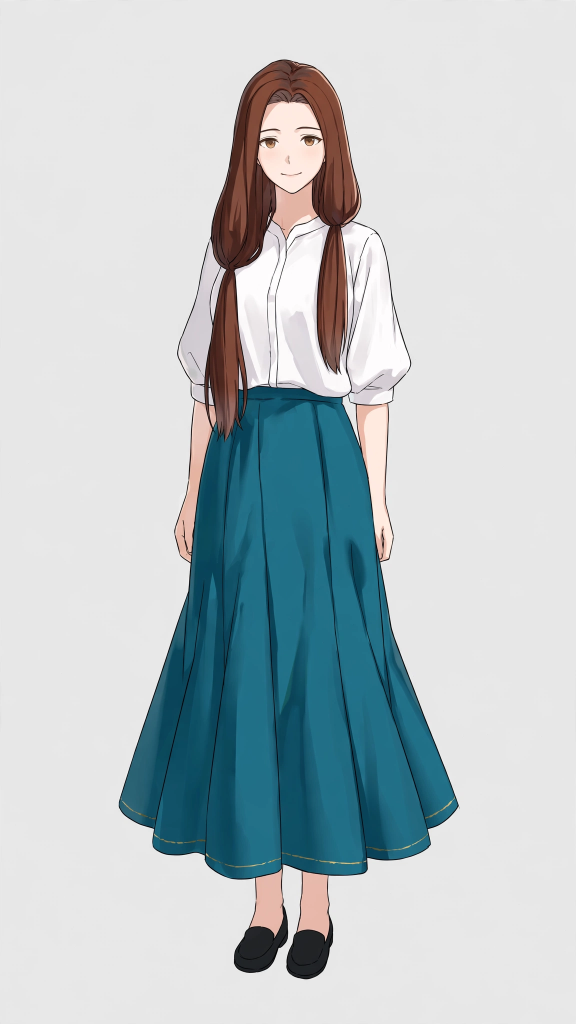
#> input picture source_007/original.png, 1152 x 2048 px, found by its file name (shown at 1/2 size)
$ python 007-segment.py
#> lines starting #> are read from the running program, lines starting #| are printed output that depends on the picture; after the words box and inside, x2 and y2 are one past the last pixel; in counts of white or black regions, pixels touching at a corner belong together
"""Asset-local color segmentation and hidden-pixel completion for experiment 007."""
import hashlib
import json
from pathlib import Path
from time import perf_counter

import cv2 as cv
import numpy as np
from scipy.ndimage import gaussian_filter1d

START = perf_counter()
SOURCE = Path('source_007/original.png')
OUT = Path('results/007-character-application')
EXPECTED = 'a1388c37f35c19278d346ab4491c8bcc919e1f375b07f312a70ab7e87bbcbcea'
assert hashlib.sha256(SOURCE.read_bytes()).hexdigest() == EXPECTED
image = cv.imread(str(SOURCE))
#> image is the input picture: shape (2048, 1152, 3); mean B, G, R 200.8, 197.5, 187.5
h, w = image.shape[:2]
y, x = np.indices((h, w))
blue, green, red = image.astype(np.int16).transpose(2, 0, 1)
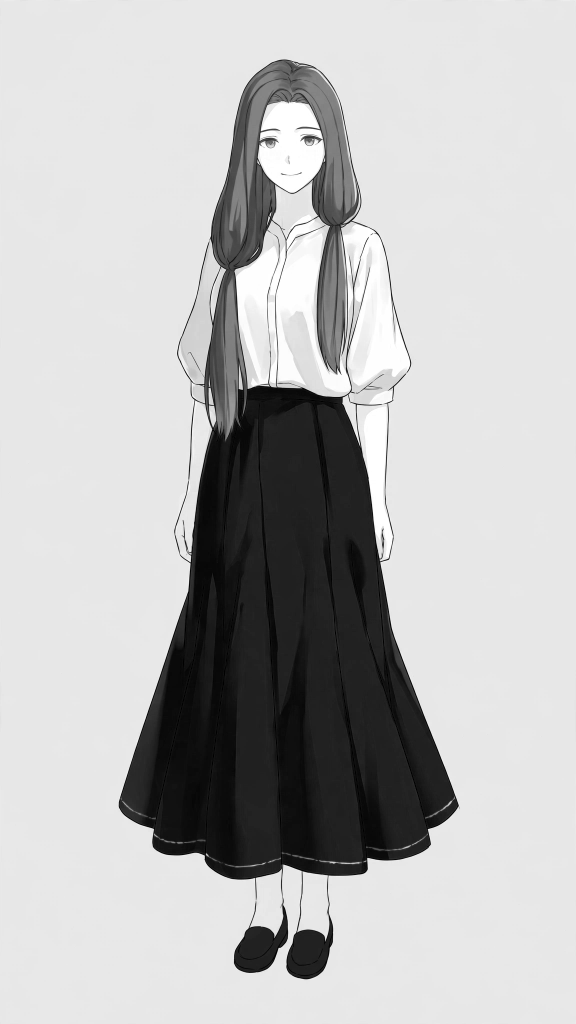
#> red: shape (2048, 1152) int16 (shown at 1/2 size); min 0, max 255, mean 187.5

def save(path, pixels):
    assert cv.imwrite(str(OUT / path), pixels)

def record(path, value):
    (OUT / path).write_text(json.dumps(value, indent=2) + '\n')

def largest(mask):
    count, labels, stats, _ = cv.connectedComponentsWithStats(mask.astype('uint8'))
    if count < 2:
        raise ValueError('No foreground component')
    return labels == (1 + stats[1:, cv.CC_STAT_AREA].argmax())

def fill(mask):
    contours, _ = cv.findContours(mask.astype('uint8'), cv.RETR_EXTERNAL, cv.CHAIN_APPROX_SIMPLE)
    return cv.drawContours(np.zeros((h, w), np.uint8), contours, -1, 1, cv.FILLED).astype(bool)

def clean(mask, size):
    return cv.morphologyEx(mask.astype('uint8'), cv.MORPH_CLOSE, np.ones((size, size), np.uint8)).astype(bool)

# Sample the background palette from image margins. Blank backgrounds with
# unrelated colors require a different segmentation method.
margin = np.concatenate((image[:, :w//20], image[:, -w//20:]), axis=1)
bg = np.median(margin, axis=(0, 1))
#> bg = [231, 231, 231]
subject = fill(largest(clean(np.max(np.abs(image - bg), axis=2) > 17, 9)))
#> in clean, `return cv.morphologyEx(mask.astype('uint8'), cv.MORPH_CLOSE, np.ones((..`:
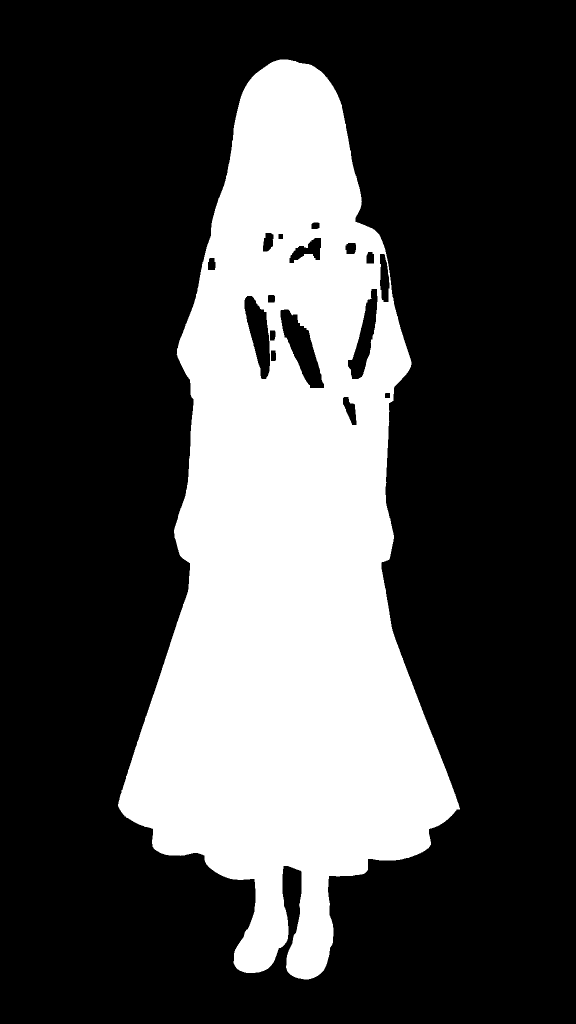
#> returned value: shape (2048, 1152) bool (shown at 1/2 size); 28.7% white; 1 white region, box (x1, y1, x2, y2) and area: (236, 119, 920, 1959) 676605
#> in largest, `count, labels, stats, _ = cv.connectedComponentsWithStats(mask.astype(..`: count = 2; stats = [[0, 0, 1152, 2048, 1682691], [236, 119, 684, 1840, 676605]]
#> in fill, `contours, _ = cv.findContours(mask.astype('uint8'), cv.RETR_EXTERNAL, ..`: contours = 1 contour; box (x1, y1, x2, y2) and area: (236, 119, 920, 1959) 696030
skirt_core = fill(largest(clean((blue-red > 24) & (green-red > 23) & subject, 17)))
#> in fill (call 2), `contours, _ = cv.findContours(mask.astype('uint8'), cv.RETR_EXTERNAL, ..`: contours = 1 contour; box (x1, y1, x2, y2) and area: (238, 774, 916, 1757) 423913
sk_y, sk_x = np.where(skirt_core)
mid_x = int(np.median(sk_x))
#> mid_x = 572
waist = int(np.quantile(sk_y, 0.002))
#> waist = 783
shoulder = int(np.where(subject)[0].min() + .54 * (waist - np.where(subject)[0].min()))
#> shoulder = 477
brown = clean((red-blue > 21) & (red-green > 12) & (red < 177) & (green < 136), 9) & subject

def hair(side):
#> called with side = 'left'
    sliced = brown & ((x < mid_x) if side == 'left' else (x >= mid_x))
#> sliced: shape (2048, 1152) bool; 2.1% white; 110 white regions (100 under 20 px), largest, box (x1, y1, x2, y2) and area: (401, 120, 572, 879) 49532, (356, 1030, 384, 1111) 356, (555, 448, 572, 477) 77
    # Find the neck of the strand by scanning upward from the lower free
    # segment. Width expansion signals the upper tied hair mass.
    lower = largest(sliced & (y >= shoulder))
#> in largest (call 3), `count, labels, stats, _ = cv.connectedComponentsWithStats(mask.astype(..`:
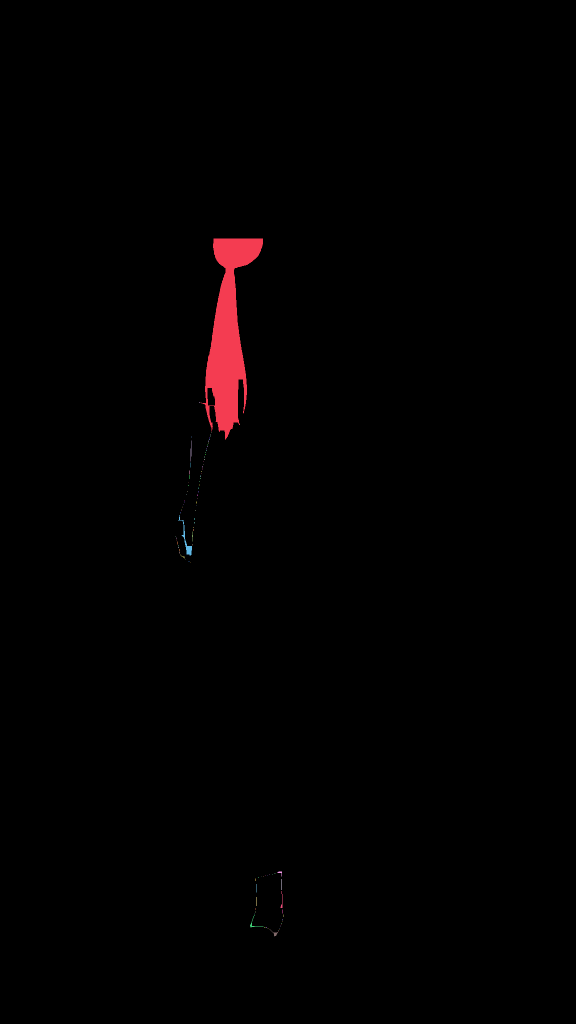
#> labels: shape (2048, 1152) int32 (shown at 1/2 size); 108 distinct labels, from 0 to 107; one colour per label, 0 black
#> in largest (call 3), `count, labels, stats, _ = cv.connectedComponentsWithStats(mask.astype(..`: count = 108; stats = 108 rows, first 6: [0, 0, 1152, 2048, 2336752], [401, 477, 125, 402, 21613], [398, 804, 2, 1, 2], [422, 865, 1, 1, 1], [421, 868, 1, 1, 1], [420, 871, 1, 2, 2]
    rows = np.where(lower.any(axis=1))[0]
#> rows = 402 values from 477 to 878
    width = gaussian_filter1d(lower.sum(axis=1).astype(float), 4)
#> width = 2048 values, max 98.8 at index 488, min 0 at index 0, mean 10.55
    span = rows[-1] - rows[0]
#> span = 401
    normal = np.median(width[rows[0]+span//2:rows[-1]-span//10])
#> normal = 63.61
    candidates = np.flatnonzero((width > normal * 1.48) &
                                (np.arange(h) < rows[-1]-span*.37))
#> candidates = 17 values from 484 to 500
    root = int(candidates[-1]+1) if candidates.size else int(rows[0])
#> root = 501
    return fill(largest(lower & (y >= root)))
#> in fill (call 3), `contours, _ = cv.findContours(mask.astype('uint8'), cv.RETR_EXTERNAL, ..`: contours = 1 contour; box (x1, y1, x2, y2) and area: (401, 501, 522, 879) 19088

masks = {side: hair(side) for side in ('left', 'right')}
#> in largest (call 5), `count, labels, stats, _ = cv.connectedComponentsWithStats(mask.astype(..`: count = 88; stats = 88 rows, first 6: [0, 0, 1152, 2048, 2345700], [573, 477, 1, 1, 1], [635, 477, 60, 270, 12652], [768, 806, 6, 2, 9], [715, 809, 5, 1, 5], [758, 808, 7, 2, 9]
#> in fill (call 4), `contours, _ = cv.findContours(mask.astype('uint8'), cv.RETR_EXTERNAL, ..`: contours = 1 contour; box (x1, y1, x2, y2) and area: (635, 477, 695, 747) 12358
#> masks = 2 items
masks['skirt'] = skirt_core & ~(masks['left'] | masks['right'])
masks['skirt-left'] = masks['skirt'] & (x < mid_x)
masks['skirt-right'] = masks['skirt'] & (x >= mid_x)
moving = masks['left'] | masks['right'] | masks['skirt']
#> moving: shape (2048, 1152) bool; 19.4% white; 2 white regions, box (x1, y1, x2, y2) and area: (238, 501, 916, 1757) 444666, (635, 477, 695, 747) 12652
masks['fixed'] = subject & ~moving
masks['background'] = ~subject
overlay = image.copy()
geometry = {}
for name, mask in masks.items():
    yy, xx = np.where(mask)
    alpha = mask.astype('uint8') * 255
    save(f'segmentation/{name}-binary.png', alpha)
    save(f'segmentation/{name}-alpha.png', alpha)
    save(f'segmentation/{name}.png', np.dstack((image, alpha)))
    geometry[name] = {'bboxXYWH': [int(xx.min()), int(yy.min()),
                                  int(np.ptp(xx)+1), int(np.ptp(yy)+1)]}
#> this loop made 7 passes
#> after the loop, geometry = 7 items
for name, color in [('left', (30, 70, 255)), ('right', (45, 210, 250)), ('skirt', (240, 70, 40))]:
    mask = masks[name]
    overlay[mask] = np.rint(image[mask]*.65 + np.array(color)*.35).astype('uint8')
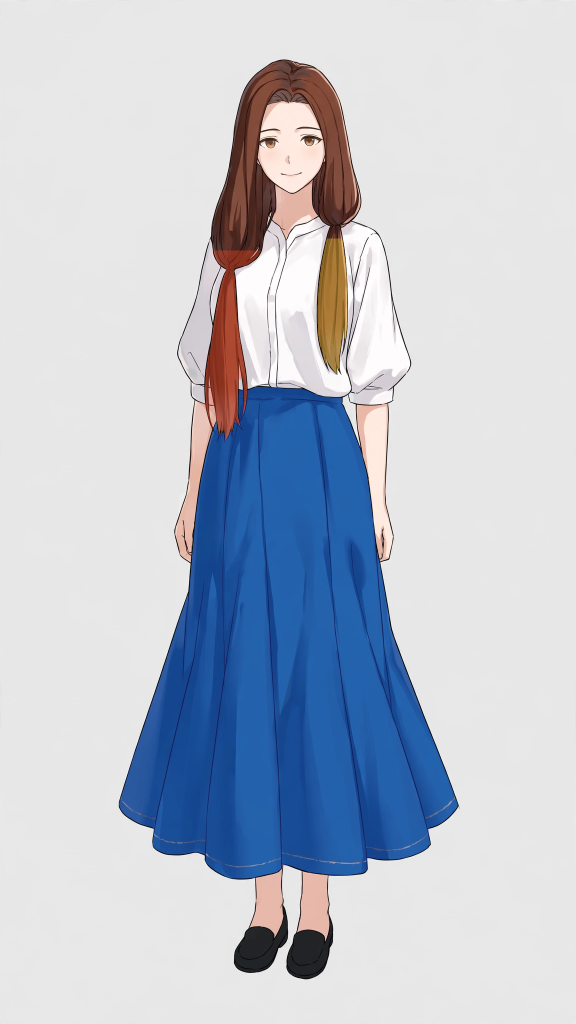
#> overlay: shape (2048, 1152, 3) (shown at 1/2 size); 19.38% of pixels changed, all inside (x1, y1, x2, y2) = (238, 477, 916, 1757)
save('segmentation/overlay.png', overlay)
record('source/input.json', {'path': str(SOURCE), 'sha256': EXPECTED, 'dimensions': [w,h],
                             'mode': 'RGB', 'format': 'PNG', 'generationConditions': None})
record('segmentation/parts.json', {'parts': geometry, 'drawOrder': ['background','fixed','skirt','left','right'],
                                  'method': 'RGB differences, connected components, closing, contour fill, width transition',
                                  'parameterSource': 'Asset-class palette and silhouette heuristics',
                                  'individualCoordinates': [], 'alpha': 'binary matte',
                                  'opencv': cv.__version__, 'seconds': perf_counter()-START})

# Assisted variant: cut lines annotated after inspection of the automatic
# overlay. The image-left tied cap was included and the right root was missed.
assist_start = perf_counter()
assist = OUT / 'segmentation/assisted'
assist.mkdir(exist_ok=True)
for side, root in [('left', 538), ('right', 452)]:
    half = (x < mid_x) if side == 'left' else (x >= mid_x)
    masks[side] = fill(largest(brown & half & (y >= root)))
    # Recover the dark outline next to the brown seed without including nearby
    # pink skin or a white blouse highlight.
    seed = masks[side]
    border = cv.dilate(seed.astype('uint8'), np.ones((7,7),np.uint8)).astype(bool)
    masks[side] = fill(seed | (border & (y >= root) & (red < 116) & (green < 105) & (red-blue >= 5)))
#> this loop made 2 passes
#> count in largest on passes 1 to 2: 108, 90
#> pass 1, `half = (x < mid_x) if side == 'left' else (x >= mid_x)`:
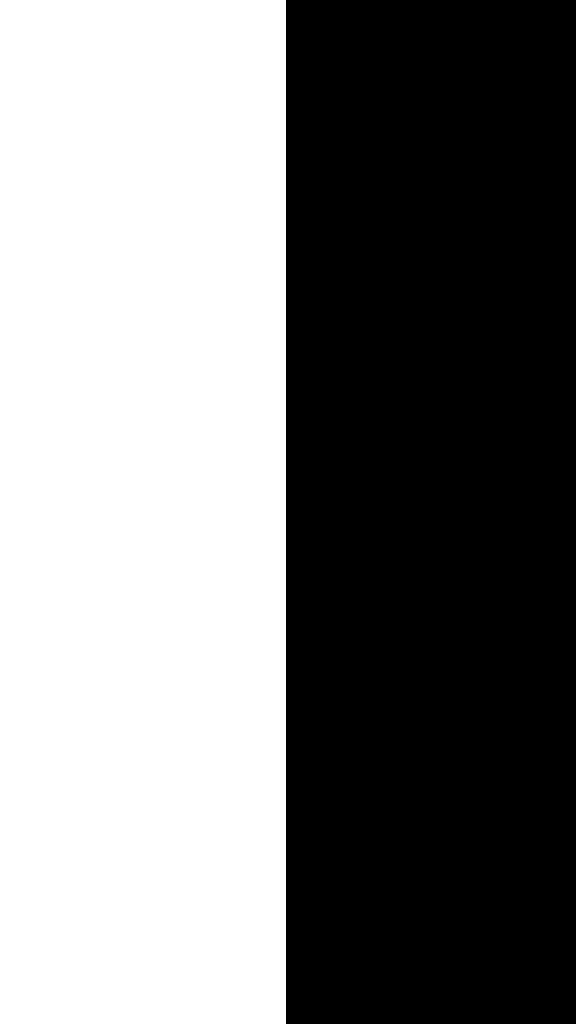
#> half: shape (2048, 1152) bool (shown at 1/2 size); 49.7% white; 1 white region, box (x1, y1, x2, y2) and area: (0, 0, 572, 2048) 1171456
#> after the loop, masks = 7 items
hair_mask = masks['left'] | masks['right']
#> hair_mask: shape (2048, 1152) bool; 1.4% white; 6 white regions (4 under 20 px), largest, box (x1, y1, x2, y2) and area: (398, 538, 495, 881) 18097, (633, 452, 696, 749) 13986
outline = cv.dilate(skirt_core.astype('uint8'), np.ones((15,15),np.uint8)).astype(bool)
#> outline: shape (2048, 1152) bool; 19% white; 1 white region, box (x1, y1, x2, y2) and area: (231, 767, 923, 1764) 449434
outline &= (red < 180) & (green < 180) & (blue > red-15) & (y >= waist+10)
#> outline: shape (2048, 1152) bool; 18.1% white; 5 white regions (4 under 20 px), largest, box (x1, y1, x2, y2) and area: (237, 793, 919, 1763) 426717
skirt_core = fill(largest(skirt_core | outline))
#> in largest (call 9), `count, labels, stats, _ = cv.connectedComponentsWithStats(mask.astype(..`:
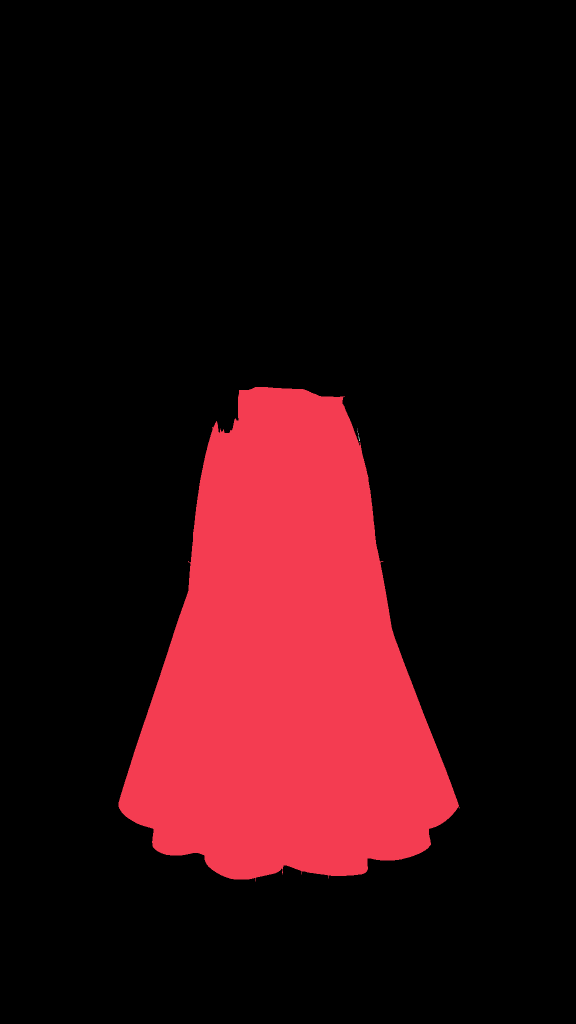
#> labels: shape (2048, 1152) int32 (shown at 1/2 size); 6 distinct labels, from 0 to 5; one colour per label, 0 black
#> in largest (call 9), `count, labels, stats, _ = cv.connectedComponentsWithStats(mask.astype(..`: count = 6; stats = [[0, 0, 1152, 2048, 1929351], [237, 774, 682, 989, 429919], [714, 857, 1, 2, 2], [715, 861, 1, 4, 4], [716, 866, 1, 5, 5], [717, 872, 3, 10, 15]]
#> in fill (call 9), `contours, _ = cv.findContours(mask.astype('uint8'), cv.RETR_EXTERNAL, ..`: contours = 1 contour; box (x1, y1, x2, y2) and area: (237, 774, 919, 1763) 428484
skirt = fill(largest(clean(skirt_core | (hair_mask & (y >= waist)), 25))) & ~((y < waist) & ~skirt_core)
#> in fill (call 10), `contours, _ = cv.findContours(mask.astype('uint8'), cv.RETR_EXTERNAL, ..`: contours = 1 contour; box (x1, y1, x2, y2) and area: (237, 774, 919, 1763) 433865
# Extend the skirt under the hair only where it meets known skirt pixels.
skirt &= skirt_core | hair_mask
#> skirt: shape (2048, 1152) bool; 18.4% white; 1 white region, box (x1, y1, x2, y2) and area: (237, 774, 919, 1763) 434098
hair_only = hair_mask & ~skirt
#> hair_only: shape (2048, 1152) bool; 1.2% white; 2 white regions, box (x1, y1, x2, y2) and area: (633, 452, 696, 749) 13986, (409, 538, 495, 783) 13454
skirt_hidden = skirt & hair_mask
#> skirt_hidden: shape (2048, 1152) bool; 0.2% white; 6 white regions (4 under 20 px), largest, box (x1, y1, x2, y2) and area: (398, 783, 481, 881) 4409, (485, 780, 494, 830) 234
skirt_known = skirt & ~hair_mask
#> skirt_known: shape (2048, 1152) bool; 18.2% white; 1 white region, box (x1, y1, x2, y2) and area: (237, 774, 919, 1763) 429451
skirt_texture = image.copy()
from scipy.ndimage import distance_transform_edt
neighbors = distance_transform_edt(~skirt_known, sampling=(4,1), return_distances=False, return_indices=True)
skirt_texture[skirt_hidden] = image[tuple(neighbors[:, skirt_hidden])]
#> skirt_texture: shape (2048, 1152, 3); 0.2% of pixels changed, all inside (x1, y1, x2, y2) = (398, 780, 494, 881)
background = np.broadcast_to(np.rint(bg).astype('uint8'), image.shape)
#> background: shape (2048, 1152, 3); every value is 231
base = image.copy()
base[skirt] = background[skirt]
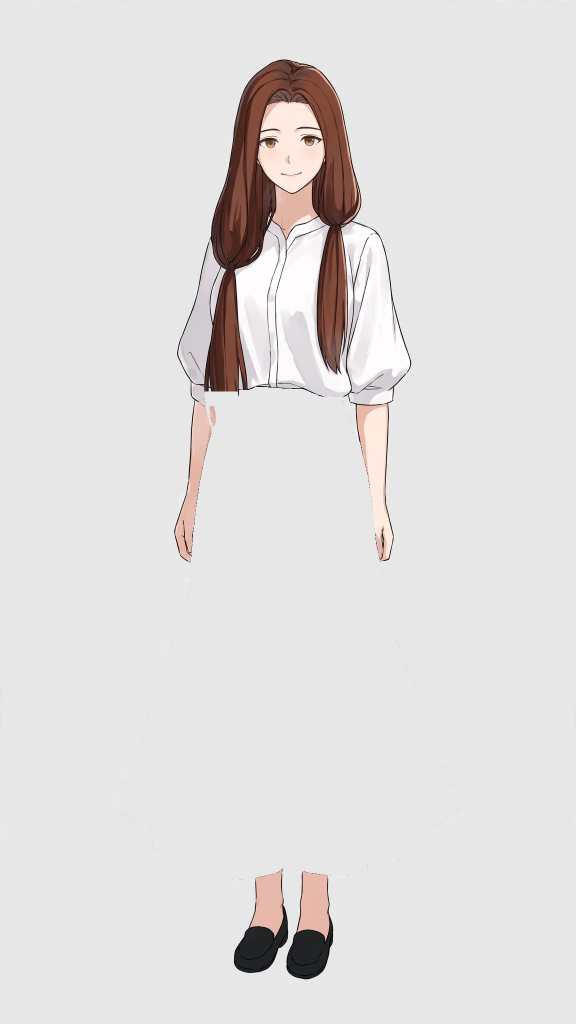
#> base: shape (2048, 1152, 3) (shown at 1/2 size); 18.4% of pixels changed, all inside (x1, y1, x2, y2) = (237, 774, 919, 1763)
hole = hair_only.astype('uint8') * 255
# Compare two local alternatives for the exposed shirt and edge regions.
telea = cv.inpaint(base, hole, 5, cv.INPAINT_TELEA)
navier = cv.inpaint(base, hole, 5, cv.INPAINT_NS)
save('reconstruction/inpaint-nav-stokes.png', navier)
save('reconstruction/inpaint-telea.png', telea)
# Inpainting propagates dark boundary strokes across the full cavity. Sample
# clean colors on both sides per row, then interpolate across each strand.
for side in ('left', 'right'):
    cavity = masks[side] & hair_only
    for row in np.flatnonzero(cavity.any(axis=1)):
        columns = np.flatnonzero(cavity[row])
        a, b = columns[0], columns[-1]
        def sample(start, stop):
            source = base[row,max(0,start):min(w,stop)]
            bright = source[source.max(axis=1)>=147]
            return np.median(bright if len(bright) else source, axis=0)
        start = sample(a-13, a-3)
        end = sample(b+4, b+14)
        weight = ((columns-a+1)/(b-a+2))[:,None]
        base[row,columns] = np.rint(start*(1-weight)+end*weight).astype('uint8')
# Recover the small portion of each calf exposed by the hem's horizontal
# displacement. Transfer only visible skin immediately below the skirt.
legs = np.zeros((h,w),bool)
for col in range(w):
    below = np.flatnonzero((red[:,col]-blue[:,col]>23)&(red[:,col]>152)&(y[:,col]>int(sk_y.max())-90)&~skirt[:,col])
    skirt_rows = np.flatnonzero(skirt[:,col])
    if len(below) and len(skirt_rows) and 0 < below[0]-skirt_rows[-1] <= 12:
        end = int(skirt_rows[-1])+1
        start = max(0,end-28)
        legs[start:end,col] = skirt[start:end,col]
        base[start:end,col][legs[start:end,col]] = image[below[0],col]
#> this loop made 1152 passes
#> (end, start) on passes 513 to 520: (1755, 1727), (1755, 1727), (1755, 1727), (1754, 1726), (1754, 1726), (1754, 1726), (1754, 1726), (1754, 1726)
save('reconstruction/leg-extension-mask.png',legs.astype('uint8')*255)
save('reconstruction/completed-base.png', base)
save('reconstruction/synthesized-mask.png', (skirt | hair_mask).astype('uint8')*255)
save('reconstruction/skirt-hidden-mask.png', skirt_hidden.astype('uint8')*255)
save('reconstruction/hair-exposure-mask.png', hole)
save('reconstruction/background-completion-mask.png', skirt.astype('uint8')*255)
save('reconstruction/source-preserved-mask.png', (~(skirt | hair_mask)).astype('uint8')*255)
masks['skirt'] = skirt
masks['skirt-left'] = skirt & (x < mid_x)
masks['skirt-right'] = skirt & (x >= mid_x)
masks['fixed'] = subject & ~(skirt | hair_mask)
annotated = image.copy()
for name, mask in masks.items():
    alpha = mask.astype('uint8')*255
    colors = skirt_texture if name.startswith('skirt') else image
    save(f'segmentation/assisted/{name}-binary.png', alpha)
    save(f'segmentation/assisted/{name}.png', np.dstack((np.where(mask[...,None], colors, 0), alpha)))
    if name in ('left', 'right', 'skirt'):
        annotated[mask] = np.rint(image[mask]*.65 + np.array((30,80,255) if name!='skirt' else (250,80,40))*.35).astype('uint8')
save('segmentation/assisted/overlay.png', annotated)
static = base.copy()
static[skirt] = skirt_texture[skirt]
static[hair_mask] = image[hair_mask]
save('reconstruction/static.png', static)
save('reconstruction/difference.png', cv.absdiff(image, static))
assert np.array_equal(image, static)
record('reconstruction/method.json', {
    'shirt': 'Row-wise clean endpoint color interpolation; OpenCV Telea and Navier-Stokes comparison',
    'skirt': 'nearest known skirt sample with vertical distance weighted 4x',
    'background': 'median BGR from source margins',
    'hiddenLegs': 'Short vertical transfer of visible skin below the hem', 'staticChangedPixels': 0,
    'assistedRootRows': {'left': 538, 'right': 452},
    'processingSeconds': perf_counter()-assist_start, 'manualOperations': 2
})
